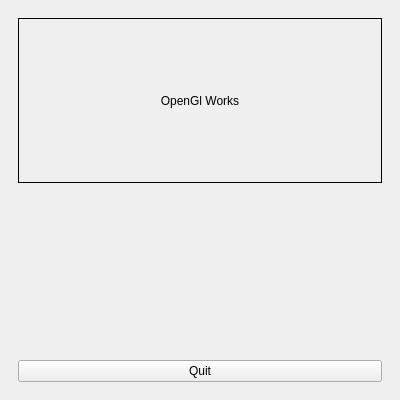
<?xml version="1.0" encoding="UTF-8"?>
<ui version="4.0">
 <class>MainWindow</class>
 <widget class="QMainWindow" name="MainWindow">
  <property name="geometry">
   <rect>
    <x>0</x>
    <y>0</y>
    <width>400</width>
    <height>400</height>
   </rect>
  </property>
  <property name="sizePolicy">
   <sizepolicy hsizetype="Fixed" vsizetype="Fixed">
    <horstretch>0</horstretch>
    <verstretch>0</verstretch>
   </sizepolicy>
  </property>
  <property name="maximumSize">
   <size>
    <width>800</width>
    <height>600</height>
   </size>
  </property>
  <property name="windowTitle">
   <string>MainWindow</string>
  </property>
  <widget class="QWidget" name="centralwidget">
   <layout class="QVBoxLayout" name="verticalLayout">
    <item>
     <widget class="QWidget" name="verticalWidget" native="true">
      <layout class="QVBoxLayout" name="verticalLayout_2">
       <item>
        <widget class="QLabel" name="label">
         <property name="frameShape">
          <enum>QFrame::Box</enum>
         </property>
         <property name="text">
          <string>OpenGl Works</string>
         </property>
         <property name="alignment">
          <set>Qt::AlignCenter</set>
         </property>
        </widget>
       </item>
       <item>
        <widget class="GcodeBackplot" name="gcodebackplot"/>
       </item>
       <item>
        <widget class="QPushButton" name="exitBtn">
         <property name="text">
          <string>Quit</string>
         </property>
        </widget>
       </item>
      </layout>
     </widget>
    </item>
   </layout>
  </widget>
  <action name="actionExit">
   <property name="text">
    <string>Exit</string>
   </property>
   <property name="shortcut">
    <string>Ctrl+Q</string>
   </property>
  </action>
  <action name="actionOPEN">
   <property name="text">
    <string>oPEN</string>
   </property>
  </action>
  <action name="actionOpen">
   <property name="text">
    <string>Open</string>
   </property>
   <property name="shortcut">
    <string>Ctrl+O</string>
   </property>
  </action>
  <action name="actionFullscreen">
   <property name="checkable">
    <bool>true</bool>
   </property>
   <property name="text">
    <string>Fullscreen</string>
   </property>
   <property name="shortcut">
    <string>F11</string>
   </property>
  </action>
 </widget>
 <customwidgets>
  <customwidget>
   <class>GcodeBackplot</class>
   <extends>QWidget</extends>
   <header>qtpyvcp.widgets.display_widgets.gcode_backplot.gcode_backplot</header>
   <container>1</container>
  </customwidget>
 </customwidgets>
 <resources/>
 <connections/>
</ui>
